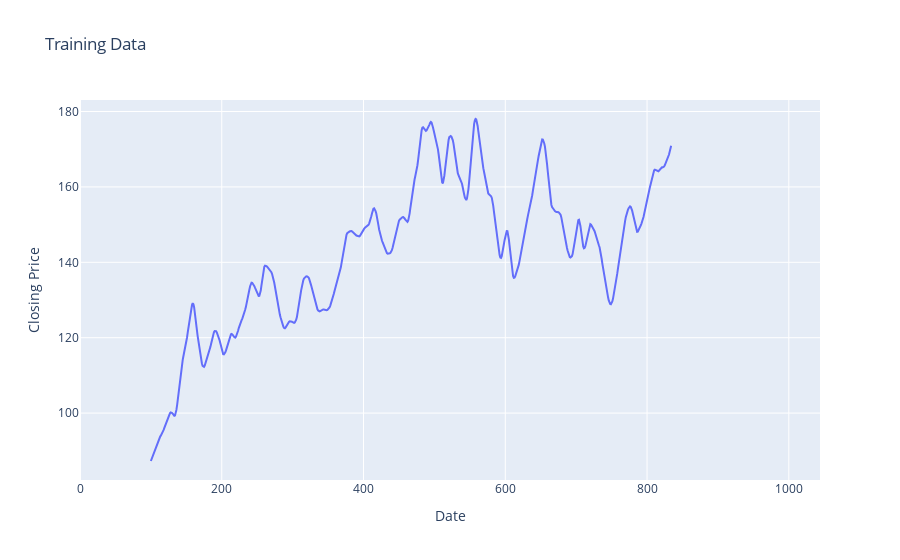

Write notebook code for a chart like this one.
### Code cell
# Create trace for training data
trace_train = go.Scatter(x=df2.index[:len(trainPredictPlot)], y=trainPredictPlot.values.flatten(), mode='lines', name='Training Data', line=dict(width=2))

# Plot layout for training data
layout_train = go.Layout(
    title='Training Data',
    xaxis=dict(title='Date'),
    yaxis=dict(title='Closing Price'),
    legend=dict(x=0, y=1, traceorder="normal")
)

# Create figure for training data
fig_train = go.Figure(data=[trace_train], layout=layout_train)

# Show plot for training data
fig_train.show()

### Figure 1 — Plotly figure (JSON) as saved in the notebook; plotly's stock layout.template omitted (floating-point values rounded to 4 significant figures; data arrays with more than 128 entries replaced by an {"elided": "..."} marker saying what was removed)
{"data": [{"line": {"width": 2}, "mode": "lines", "name": "Training Data", "type": "scatter", "x": {"elided": "1045 int values"}, "y": {"elided": "1045 float values"}}], "layout": {"autosize": true, "legend": {"traceorder": "normal", "x": 0, "y": 1}, "title": {"text": "Training Data"}, "xaxis": {"autorange": true, "range": [0, 1044], "title": {"text": "Date"}, "type": "linear"}, "yaxis": {"autorange": true, "range": [82.25, 183.1], "title": {"text": "Closing Price"}, "type": "linear"}}}
